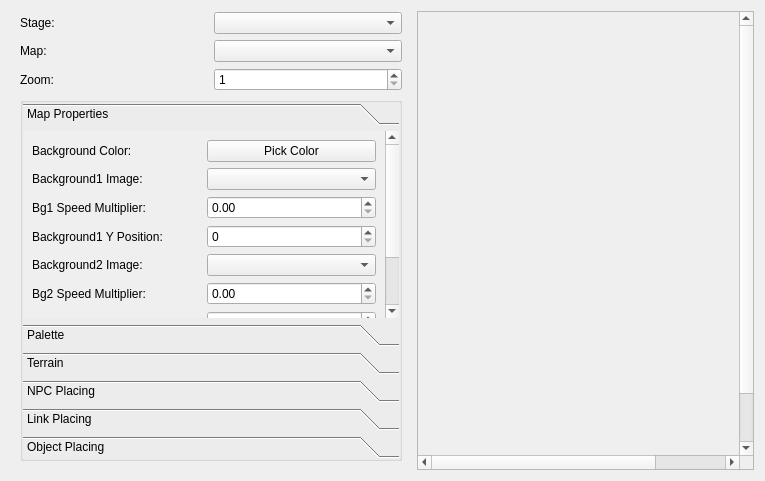
<?xml version="1.0" encoding="UTF-8"?>
<ui version="4.0">
 <class>map_tab</class>
 <widget class="QWidget" name="map_tab">
  <property name="geometry">
   <rect>
    <x>0</x>
    <y>0</y>
    <width>765</width>
    <height>481</height>
   </rect>
  </property>
  <property name="windowTitle">
   <string>Form</string>
  </property>
  <layout class="QHBoxLayout" name="horizontalLayout_2">
   <item>
    <widget class="QWidget" name="Sidebar" native="true">
     <property name="minimumSize">
      <size>
       <width>400</width>
       <height>0</height>
      </size>
     </property>
     <property name="maximumSize">
      <size>
       <width>400</width>
       <height>16777215</height>
      </size>
     </property>
     <layout class="QVBoxLayout" name="verticalLayout">
      <property name="sizeConstraint">
       <enum>QLayout::SetDefaultConstraint</enum>
      </property>
      <property name="topMargin">
       <number>1</number>
      </property>
      <item>
       <layout class="QGridLayout" name="gridLayout_6">
        <property name="topMargin">
         <number>0</number>
        </property>
        <property name="bottomMargin">
         <number>0</number>
        </property>
        <item row="1" column="1">
         <widget class="QComboBox" name="mapListCombo"/>
        </item>
        <item row="0" column="1">
         <widget class="QComboBox" name="stageListCombo"/>
        </item>
        <item row="1" column="0">
         <widget class="QLabel" name="label_11">
          <property name="text">
           <string>Map:</string>
          </property>
         </widget>
        </item>
        <item row="0" column="0">
         <widget class="QLabel" name="label_10">
          <property name="text">
           <string>Stage:</string>
          </property>
         </widget>
        </item>
        <item row="2" column="0">
         <widget class="QLabel" name="label_9">
          <property name="text">
           <string>Zoom:</string>
          </property>
         </widget>
        </item>
        <item row="2" column="1">
         <widget class="QSpinBox" name="spinBox">
          <property name="minimum">
           <number>1</number>
          </property>
          <property name="maximum">
           <number>5</number>
          </property>
          <property name="value">
           <number>1</number>
          </property>
         </widget>
        </item>
       </layout>
      </item>
      <item>
       <widget class="QGroupBox" name="groupBox">
        <property name="sizePolicy">
         <sizepolicy hsizetype="Expanding" vsizetype="Expanding">
          <horstretch>0</horstretch>
          <verstretch>0</verstretch>
         </sizepolicy>
        </property>
        <property name="minimumSize">
         <size>
          <width>0</width>
          <height>0</height>
         </size>
        </property>
        <property name="title">
         <string/>
        </property>
        <layout class="QVBoxLayout" name="verticalLayout_5">
         <property name="margin">
          <number>0</number>
         </property>
         <item>
          <widget class="QToolBox" name="toolBox">
           <property name="sizePolicy">
            <sizepolicy hsizetype="Expanding" vsizetype="Expanding">
             <horstretch>0</horstretch>
             <verstretch>0</verstretch>
            </sizepolicy>
           </property>
           <property name="maximumSize">
            <size>
             <width>16777215</width>
             <height>16777215</height>
            </size>
           </property>
           <property name="currentIndex">
            <number>0</number>
           </property>
           <widget class="QWidget" name="page_map_properties">
            <property name="geometry">
             <rect>
              <x>0</x>
              <y>0</y>
              <width>359</width>
              <height>255</height>
             </rect>
            </property>
            <attribute name="label">
             <string>Map Properties</string>
            </attribute>
            <layout class="QVBoxLayout" name="verticalLayout_11">
             <item>
              <layout class="QGridLayout" name="gridLayout_13">
               <item row="3" column="1">
                <widget class="QSpinBox" name="bg1_y_pos">
                 <property name="maximum">
                  <number>999</number>
                 </property>
                </widget>
               </item>
               <item row="1" column="1">
                <widget class="QComboBox" name="bg1_filename"/>
               </item>
               <item row="1" column="0">
                <widget class="QLabel" name="label_52">
                 <property name="text">
                  <string>Background1 Image:</string>
                 </property>
                </widget>
               </item>
               <item row="3" column="0">
                <widget class="QLabel" name="label_56">
                 <property name="text">
                  <string>Background1 Y Position:</string>
                 </property>
                </widget>
               </item>
               <item row="0" column="0">
                <widget class="QLabel" name="label_58">
                 <property name="text">
                  <string>Background Color:</string>
                 </property>
                </widget>
               </item>
               <item row="7" column="0">
                <widget class="QLabel" name="label_60">
                 <property name="text">
                  <string>Background2 Y Position:</string>
                 </property>
                </widget>
               </item>
               <item row="0" column="1">
                <widget class="QPushButton" name="bg_color_pick">
                 <property name="text">
                  <string>Pick Color</string>
                 </property>
                </widget>
               </item>
               <item row="4" column="0">
                <widget class="QLabel" name="label_59">
                 <property name="text">
                  <string>Background2 Image:</string>
                 </property>
                </widget>
               </item>
               <item row="8" column="0">
                <widget class="QCheckBox" name="checkBox">
                 <property name="text">
                  <string>show background color</string>
                 </property>
                 <property name="checked">
                  <bool>true</bool>
                 </property>
                </widget>
               </item>
               <item row="4" column="1">
                <widget class="QComboBox" name="bg2_filename"/>
               </item>
               <item row="9" column="0">
                <widget class="QCheckBox" name="checkBox_2">
                 <property name="text">
                  <string>show bg1</string>
                 </property>
                 <property name="checked">
                  <bool>true</bool>
                 </property>
                </widget>
               </item>
               <item row="7" column="1">
                <widget class="QSpinBox" name="bg2_y_pos">
                 <property name="maximum">
                  <number>999</number>
                 </property>
                </widget>
               </item>
               <item row="9" column="1">
                <widget class="QCheckBox" name="checkBox_3">
                 <property name="text">
                  <string>show bg2</string>
                 </property>
                 <property name="checked">
                  <bool>true</bool>
                 </property>
                </widget>
               </item>
               <item row="2" column="0">
                <widget class="QLabel" name="label_61">
                 <property name="text">
                  <string>Bg1 Speed Multiplier:</string>
                 </property>
                </widget>
               </item>
               <item row="6" column="0">
                <widget class="QLabel" name="label_62">
                 <property name="text">
                  <string>Bg2 Speed Multiplier:</string>
                 </property>
                </widget>
               </item>
               <item row="2" column="1">
                <widget class="QDoubleSpinBox" name="bg1_speed">
                 <property name="minimum">
                  <double>0.000000000000000</double>
                 </property>
                 <property name="maximum">
                  <double>4.000000000000000</double>
                 </property>
                 <property name="singleStep">
                  <double>0.100000000000000</double>
                 </property>
                </widget>
               </item>
               <item row="6" column="1">
                <widget class="QDoubleSpinBox" name="bg2_speed">
                 <property name="minimum">
                  <double>0.000000000000000</double>
                 </property>
                 <property name="maximum">
                  <double>4.000000000000000</double>
                 </property>
                 <property name="singleStep">
                  <double>0.100000000000000</double>
                 </property>
                </widget>
               </item>
              </layout>
             </item>
            </layout>
           </widget>
           <widget class="QWidget" name="page_map">
            <property name="geometry">
             <rect>
              <x>0</x>
              <y>0</y>
              <width>104</width>
              <height>150</height>
             </rect>
            </property>
            <attribute name="label">
             <string>Palette</string>
            </attribute>
            <layout class="QVBoxLayout" name="verticalLayout_10">
             <item>
              <widget class="QWidget" name="verticalWidget" native="true">
               <property name="sizePolicy">
                <sizepolicy hsizetype="Preferred" vsizetype="Preferred">
                 <horstretch>0</horstretch>
                 <verstretch>0</verstretch>
                </sizepolicy>
               </property>
               <property name="maximumSize">
                <size>
                 <width>16777215</width>
                 <height>320</height>
                </size>
               </property>
               <layout class="QVBoxLayout" name="verticalLayout_3">
                <property name="topMargin">
                 <number>10</number>
                </property>
                <property name="bottomMargin">
                 <number>10</number>
                </property>
                <item>
                 <layout class="QHBoxLayout" name="horizontalLayout_3">
                  <property name="bottomMargin">
                   <number>10</number>
                  </property>
                  <item>
                   <layout class="QHBoxLayout" name="horizontalLayout">
                    <property name="bottomMargin">
                     <number>0</number>
                    </property>
                    <item>
                     <widget class="QLabel" name="label">
                      <property name="text">
                       <string>Level:</string>
                      </property>
                     </widget>
                    </item>
                    <item>
                     <widget class="QComboBox" name="comboBox">
                      <property name="currentIndex">
                       <number>0</number>
                      </property>
                      <item>
                       <property name="text">
                        <string>1</string>
                       </property>
                      </item>
                      <item>
                       <property name="text">
                        <string>2</string>
                       </property>
                      </item>
                      <item>
                       <property name="text">
                        <string>3</string>
                       </property>
                      </item>
                     </widget>
                    </item>
                   </layout>
                  </item>
                 </layout>
                </item>
                <item>
                 <widget class="QScrollArea" name="scrollArea_2">
                  <property name="sizePolicy">
                   <sizepolicy hsizetype="Expanding" vsizetype="Expanding">
                    <horstretch>0</horstretch>
                    <verstretch>0</verstretch>
                   </sizepolicy>
                  </property>
                  <property name="widgetResizable">
                   <bool>false</bool>
                  </property>
                  <widget class="QWidget" name="scrollAreaWidgetContents_2">
                   <property name="geometry">
                    <rect>
                     <x>0</x>
                     <y>0</y>
                     <width>284</width>
                     <height>75</height>
                    </rect>
                   </property>
                   <widget class="EditorTilePallete" name="pallete" native="true">
                    <property name="geometry">
                     <rect>
                      <x>10</x>
                      <y>0</y>
                      <width>241</width>
                      <height>71</height>
                     </rect>
                    </property>
                    <property name="sizePolicy">
                     <sizepolicy hsizetype="Expanding" vsizetype="Expanding">
                      <horstretch>0</horstretch>
                      <verstretch>0</verstretch>
                     </sizepolicy>
                    </property>
                    <property name="minimumSize">
                     <size>
                      <width>100</width>
                      <height>50</height>
                     </size>
                    </property>
                   </widget>
                  </widget>
                 </widget>
                </item>
               </layout>
              </widget>
             </item>
             <item>
              <spacer name="verticalSpacer_6">
               <property name="orientation">
                <enum>Qt::Vertical</enum>
               </property>
               <property name="sizeHint" stdset="0">
                <size>
                 <width>20</width>
                 <height>40</height>
                </size>
               </property>
              </spacer>
             </item>
            </layout>
           </widget>
           <widget class="QWidget" name="Terrain">
            <property name="geometry">
             <rect>
              <x>0</x>
              <y>0</y>
              <width>100</width>
              <height>30</height>
             </rect>
            </property>
            <attribute name="label">
             <string>Terrain</string>
            </attribute>
            <widget class="QListWidget" name="listWidget_2">
             <property name="geometry">
              <rect>
               <x>0</x>
               <y>0</y>
               <width>358</width>
               <height>361</height>
              </rect>
             </property>
             <property name="sizePolicy">
              <sizepolicy hsizetype="Preferred" vsizetype="Expanding">
               <horstretch>0</horstretch>
               <verstretch>0</verstretch>
              </sizepolicy>
             </property>
             <item>
              <property name="text">
               <string>Solid</string>
              </property>
              <property name="icon">
               <iconset resource="../resources/icons/icons.qrc">
                <normaloff>:/toolbar_icons/Lock</normaloff>:/toolbar_icons/Lock</iconset>
              </property>
             </item>
             <item>
              <property name="text">
               <string>Stairs</string>
              </property>
              <property name="icon">
               <iconset resource="../resources/icons/icons.qrc">
                <normaloff>:/toolbar_icons/stairs.png</normaloff>:/toolbar_icons/stairs.png</iconset>
              </property>
             </item>
             <item>
              <property name="text">
               <string>Door</string>
              </property>
              <property name="icon">
               <iconset resource="../resources/icons/icons.qrc">
                <normaloff>:/toolbar_icons/object-order-lower.png</normaloff>:/toolbar_icons/object-order-lower.png</iconset>
              </property>
             </item>
             <item>
              <property name="text">
               <string>Spikes</string>
              </property>
              <property name="icon">
               <iconset resource="../resources/icons/icons.qrc">
                <normaloff>:/toolbar_icons/edit-delete.png</normaloff>:/toolbar_icons/edit-delete.png</iconset>
              </property>
             </item>
             <item>
              <property name="text">
               <string>Water</string>
              </property>
              <property name="icon">
               <iconset resource="../resources/icons/icons.qrc">
                <normaloff>:/toolbar_icons/flag-blue.png</normaloff>:/toolbar_icons/flag-blue.png</iconset>
              </property>
             </item>
             <item>
              <property name="text">
               <string>Ice</string>
              </property>
              <property name="icon">
               <iconset resource="../resources/icons/icons.qrc">
                <normaloff>:/toolbar_icons/flag-green.png</normaloff>:/toolbar_icons/flag-green.png</iconset>
              </property>
             </item>
             <item>
              <property name="text">
               <string>Move to Left</string>
              </property>
              <property name="icon">
               <iconset resource="../resources/icons/icons.qrc">
                <normaloff>:/toolbar_icons/arrow-left.png</normaloff>:/toolbar_icons/arrow-left.png</iconset>
              </property>
             </item>
             <item>
              <property name="text">
               <string>Move to Right</string>
              </property>
              <property name="icon">
               <iconset resource="../resources/icons/icons.qrc">
                <normaloff>:/toolbar_icons/arrow-right.png</normaloff>:/toolbar_icons/arrow-right.png</iconset>
              </property>
             </item>
             <item>
              <property name="text">
               <string>Sand</string>
              </property>
              <property name="icon">
               <iconset>
                <normalon>:/toolbar_icons/arrow-down.png</normalon>
               </iconset>
              </property>
             </item>
             <item>
              <property name="text">
               <string>Scroll Lock</string>
              </property>
              <property name="icon">
               <iconset>
                <normalon>:/toolbar_icons/system-switch-user.png</normalon>
               </iconset>
              </property>
             </item>
             <item>
              <property name="text">
               <string>Checkpoint</string>
              </property>
              <property name="icon">
               <iconset>
                <normalon>:/toolbar_icons/Save</normalon>
               </iconset>
              </property>
             </item>
            </widget>
           </widget>
           <widget class="QWidget" name="page_npc">
            <property name="geometry">
             <rect>
              <x>0</x>
              <y>0</y>
              <width>100</width>
              <height>30</height>
             </rect>
            </property>
            <property name="sizePolicy">
             <sizepolicy hsizetype="Expanding" vsizetype="Expanding">
              <horstretch>0</horstretch>
              <verstretch>0</verstretch>
             </sizepolicy>
            </property>
            <attribute name="label">
             <string>NPC Placing</string>
            </attribute>
            <widget class="QListWidget" name="npc_listWidget">
             <property name="geometry">
              <rect>
               <x>2</x>
               <y>2</y>
               <width>361</width>
               <height>151</height>
              </rect>
             </property>
             <property name="sizePolicy">
              <sizepolicy hsizetype="Preferred" vsizetype="Expanding">
               <horstretch>0</horstretch>
               <verstretch>0</verstretch>
              </sizepolicy>
             </property>
            </widget>
            <widget class="QWidget" name="verticalLayoutWidget">
             <property name="geometry">
              <rect>
               <x>0</x>
               <y>160</y>
               <width>361</width>
               <height>31</height>
              </rect>
             </property>
             <layout class="QVBoxLayout" name="verticalLayout_4">
              <property name="bottomMargin">
               <number>0</number>
              </property>
              <item>
               <widget class="QWidget" name="horizontalWidget" native="true">
                <layout class="QHBoxLayout" name="horizontalLayout_5">
                 <property name="margin">
                  <number>0</number>
                 </property>
                 <item>
                  <widget class="QLabel" name="label_7">
                   <property name="text">
                    <string>Direction:</string>
                   </property>
                  </widget>
                 </item>
                 <item>
                  <widget class="QComboBox" name="npc_direction_combo">
                   <property name="sizePolicy">
                    <sizepolicy hsizetype="Preferred" vsizetype="Fixed">
                     <horstretch>0</horstretch>
                     <verstretch>0</verstretch>
                    </sizepolicy>
                   </property>
                   <property name="minimumSize">
                    <size>
                     <width>0</width>
                     <height>16</height>
                    </size>
                   </property>
                   <item>
                    <property name="text">
                     <string>Left</string>
                    </property>
                   </item>
                   <item>
                    <property name="text">
                     <string>Right</string>
                    </property>
                   </item>
                  </widget>
                 </item>
                </layout>
               </widget>
              </item>
             </layout>
            </widget>
           </widget>
           <widget class="QWidget" name="page_Link">
            <property name="geometry">
             <rect>
              <x>0</x>
              <y>0</y>
              <width>100</width>
              <height>30</height>
             </rect>
            </property>
            <attribute name="label">
             <string>Link Placing</string>
            </attribute>
            <widget class="QWidget" name="gridWidget" native="true">
             <property name="geometry">
              <rect>
               <x>0</x>
               <y>0</y>
               <width>363</width>
               <height>311</height>
              </rect>
             </property>
             <layout class="QGridLayout" name="gridLayout_2">
              <item row="0" column="1">
               <widget class="QComboBox" name="link_orientation_combobox">
                <item>
                 <property name="text">
                  <string>Horizontal</string>
                 </property>
                </item>
                <item>
                 <property name="text">
                  <string>Vertical</string>
                 </property>
                </item>
                <item>
                 <property name="text">
                  <string>Teleporter</string>
                 </property>
                </item>
                <item>
                 <property name="text">
                  <string>Boss Teleporter</string>
                 </property>
                </item>
                <item>
                 <property name="text">
                  <string>Last Boss Room</string>
                 </property>
                </item>
               </widget>
              </item>
              <item row="0" column="0">
               <widget class="QLabel" name="label_2">
                <property name="text">
                 <string>Type:</string>
                </property>
               </widget>
              </item>
              <item row="1" column="0">
               <widget class="QLabel" name="label_4">
                <property name="text">
                 <string>Bi-Direcional:</string>
                </property>
               </widget>
              </item>
              <item row="2" column="0">
               <widget class="QLabel" name="label_5">
                <property name="text">
                 <string>Is Door:</string>
                </property>
               </widget>
              </item>
              <item row="1" column="1">
               <widget class="QCheckBox" name="link_bidi_checkbox">
                <property name="text">
                 <string/>
                </property>
                <property name="checked">
                 <bool>true</bool>
                </property>
               </widget>
              </item>
              <item row="3" column="0">
               <spacer name="verticalSpacer">
                <property name="orientation">
                 <enum>Qt::Vertical</enum>
                </property>
                <property name="sizeHint" stdset="0">
                 <size>
                  <width>20</width>
                  <height>40</height>
                 </size>
                </property>
               </spacer>
              </item>
              <item row="2" column="1">
               <widget class="QCheckBox" name="link_isdoor_checkbox">
                <property name="text">
                 <string/>
                </property>
               </widget>
              </item>
             </layout>
            </widget>
           </widget>
           <widget class="QWidget" name="page_objects">
            <property name="geometry">
             <rect>
              <x>0</x>
              <y>0</y>
              <width>100</width>
              <height>30</height>
             </rect>
            </property>
            <property name="toolTip">
             <string>Object Options</string>
            </property>
            <attribute name="label">
             <string>Object Placing</string>
            </attribute>
            <widget class="QListWidget" name="objectListWidget">
             <property name="geometry">
              <rect>
               <x>0</x>
               <y>2</y>
               <width>358</width>
               <height>231</height>
              </rect>
             </property>
             <property name="sizePolicy">
              <sizepolicy hsizetype="Preferred" vsizetype="Expanding">
               <horstretch>0</horstretch>
               <verstretch>0</verstretch>
              </sizepolicy>
             </property>
            </widget>
           </widget>
          </widget>
         </item>
        </layout>
       </widget>
      </item>
     </layout>
    </widget>
   </item>
   <item>
    <widget class="QScrollArea" name="scrollArea">
     <property name="sizePolicy">
      <sizepolicy hsizetype="Expanding" vsizetype="Expanding">
       <horstretch>0</horstretch>
       <verstretch>0</verstretch>
      </sizepolicy>
     </property>
     <property name="styleSheet">
      <string notr="true"/>
     </property>
     <property name="verticalScrollBarPolicy">
      <enum>Qt::ScrollBarAsNeeded</enum>
     </property>
     <property name="horizontalScrollBarPolicy">
      <enum>Qt::ScrollBarAsNeeded</enum>
     </property>
     <property name="widgetResizable">
      <bool>false</bool>
     </property>
     <widget class="QWidget" name="scrollAreaWidgetContents">
      <property name="geometry">
       <rect>
        <x>0</x>
        <y>0</y>
        <width>420</width>
        <height>500</height>
       </rect>
      </property>
      <property name="sizePolicy">
       <sizepolicy hsizetype="Expanding" vsizetype="Expanding">
        <horstretch>0</horstretch>
        <verstretch>0</verstretch>
       </sizepolicy>
      </property>
      <property name="styleSheet">
       <string notr="true"/>
      </property>
      <widget class="EditorArea" name="editArea" native="true">
       <property name="geometry">
        <rect>
         <x>0</x>
         <y>0</y>
         <width>211</width>
         <height>151</height>
        </rect>
       </property>
       <property name="styleSheet">
        <string notr="true"/>
       </property>
      </widget>
     </widget>
    </widget>
   </item>
  </layout>
 </widget>
 <customwidgets>
  <customwidget>
   <class>EditorArea</class>
   <extends>QWidget</extends>
   <header>editorarea.h</header>
   <container>1</container>
  </customwidget>
  <customwidget>
   <class>EditorTilePallete</class>
   <extends>QWidget</extends>
   <header>editortilepallete.h</header>
   <container>1</container>
  </customwidget>
 </customwidgets>
 <resources>
  <include location="../resources/icons/icons.qrc"/>
 </resources>
 <connections/>
</ui>
